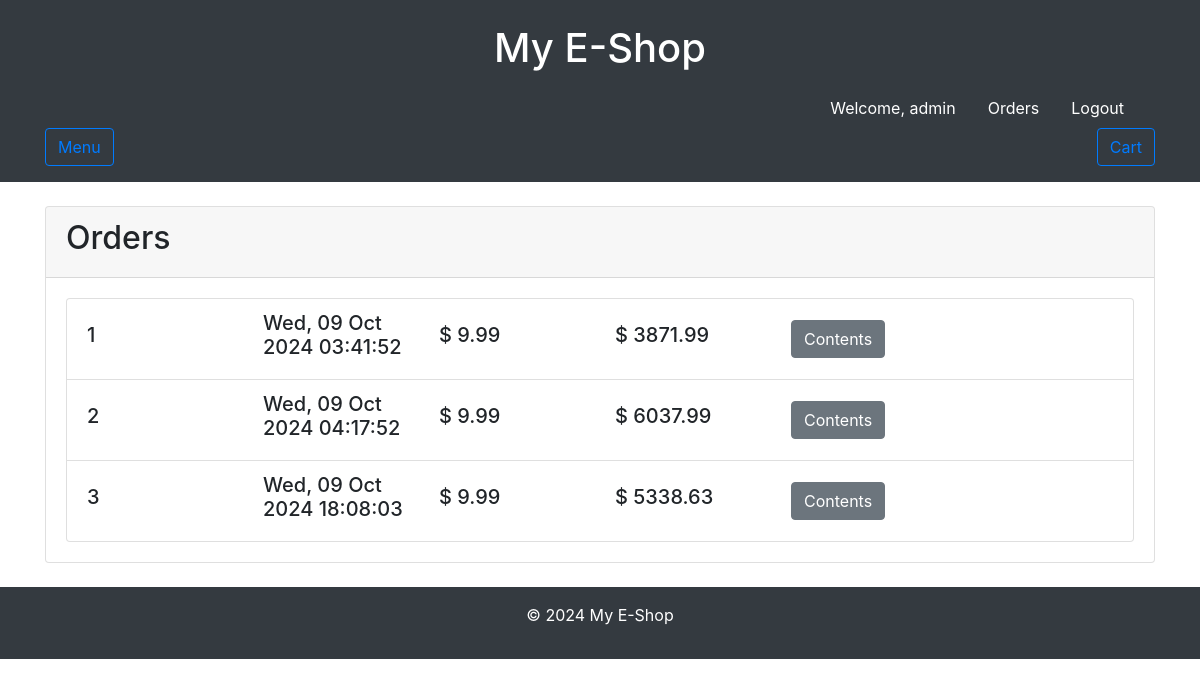
The page /orders (signed in) on the database as committed earlier.
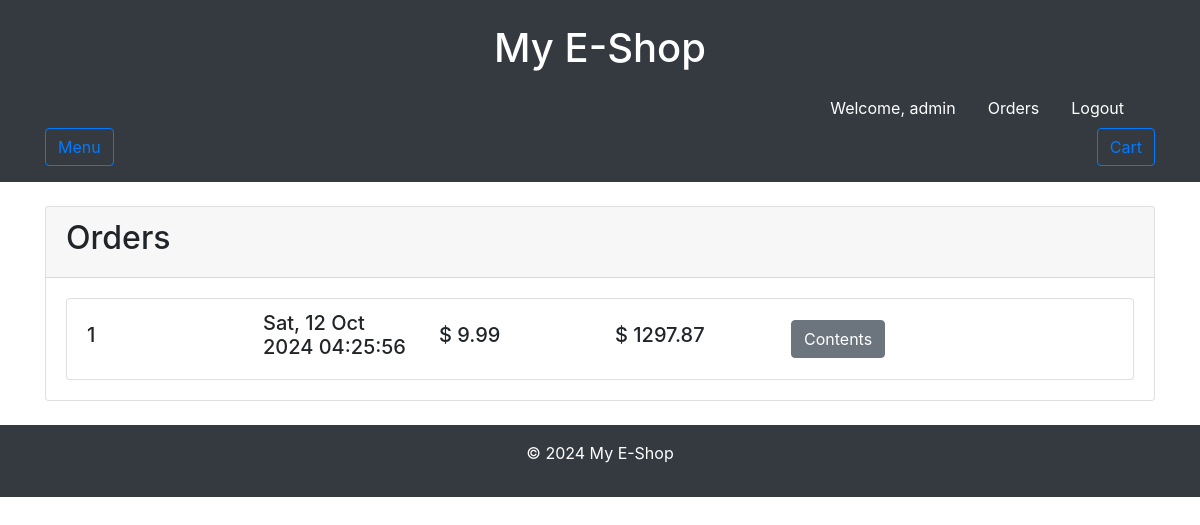
The same page on the database as committed later.
### tables this page shows
CREATE TABLE orders (
                    id INTEGER PRIMARY KEY AUTOINCREMENT,
                    user_id INTEGER NOT NULL,
                    the_date TEXT NOT NULL,
                    shipping_cost REAL NOT NULL,
                    total_cost REAL NOT NULL,
                    FOREIGN KEY (user_id) REFERENCES users(id) ON DELETE CASCADE
                    );

### app.py (the view)
@app.route('/orders')
def orders():
    query = """SELECT * FROM orders WHERE user_id = ? """
    orders = (SQL(query, (session['user_id'],)))
    query = """SELECT P.img_route, P.title, OP.quantity, P.price FROM orderss_products AS OP, products AS P
                WHERE OP.order_id = ? AND
                      OP.product_id = P.id AND
                      active = "True"
            """
    products = {}
    for order in orders:
        order_id = order['id']
        products[order_id] = SQL(query, (order_id,))
    return render_template('orders.html', orders=orders, products=products)

### app.py (called while the page is built)
@app.after_request
def after_request(response):
    response.headers["Cache-Control"] = "no-cache, no-store, must-revalidate"
    response.headers["Expires"] = 0
    response.headers["Pragma"] = "no-cache"
    return response

### helpers.py (called while the page is built)
def SQL(query, params=()):
    try:
        with sqlite3.connect(DATABASE) as connect:
            connect.row_factory = sqlite3.Row
            c = connect.cursor()
            c.execute(query, params)
            tasks = c.fetchall()
        return tasks
    except sqlite3.Error as e:
        print(f"SQLite error: {e}")
        return -1
    except Exception as e:
        print(f"Unexpected error: {e}")
        return -1

### template/orders.html (shortened to what this page needs)
{% extends 'layout.html' %}
{% block content %}
    <div class="card">
        <div class="card-header">
            <h2>Orders</h2>
        </div>
        <div class="card-body">
            <ul class="list-group">
                {% for order in orders %}
                    <li class="list-group-item">
                        <div class="row align-items-center">
                            <div class="col-md-2">
                                <h5>{{ order.id }}</h5>
                            </div>
                            <div class="col-md-2">
                                <h5>{{ order.the_date }}</h5>
                            </div>
                            <div class="col-md-2">
                                <h5>$ {{ order.shipping_cost }}</h5>
                            </div>
                            <div class="col-md-2">
                                <h5>$ {{ order.total_cost }}</h5>
                            </div>
                            <div class="col-md-2">
                                <button class="btn btn-secondary" type="button" data-toggle="collapse" data-target="#contents_collapse_{{ order.id }}" aria-expanded="false" aria-controls="contents_collapse_{{ order.id }}">Contents</button>
                            </div>
                        </div>
                    </li>
                {% endfor %}
            </ul>
        </div>
    </div>
{% endblock %}

### template/layout.html (shortened to what this page needs)
<!doctype html>
<html lang="en">
    <head>
        <link href="https://stackpath.bootstrapcdn.com/bootstrap/4.5.2/css/bootstrap.min.css" rel="stylesheet">
        <link rel="stylesheet" href="{{ url_for('static', filename='styles.css') }}">
    </head>
    <body>
        <header class="bg-dark text-white py-3">
            <div class="container">
                <div class="col text-center">
                    <a class="h1 nav-link text-white" href="{{ url_for('index') }}">My E-Shop</a>
                </div>
                <div class="col-auto ml-auto d-flex align-items-center">
                    <div class="ml-auto d-flex">
                        {% if session.get('username') %}
                            <span class="nav-link text-white">Welcome, {{ session['username'] }}</span>
                            <a class="nav-link text-white" href="{{ url_for('orders') }}">Orders</a>
                            <a class="nav-link text-white" href="{{ url_for('logout') }}">Logout</a>
                        {% else %}
                            <a class="nav-link text-white" href="{{ url_for('login') }}">Login</a>
                            <a class="nav-link text-white" href="{{ url_for('register') }}">Register</a>
                        {% endif %}
                    </div>
                </div>
                <div class="row align-items-center">
                    <div class="col-auto">
                        <button class="btn btn-outline-primary" type="button" id="menuButton" data-toggle="collapse" data-target="#menu_collapse" aria-expanded="false" aria-controls="menu_collapse">Menu</button>
                    </div>
                    <div class="col-auto ml-auto d-flex align-items-center">
                        <button id="actionButton" class="btn btn-outline-primary">Cart</button>
                    </div>
                </div>
            </div>
        </header>
        <main class="container my-4">
            {% block content %}{% endblock %}
        </main>
        <footer class="bg-dark text-white text-center py-3">
            <p>&copy; 2024 My E-Shop</p>
        </footer>
    </body>
</html>

Rows that differ between the two databases and show on the page:
removed orders: id "2", the_date "Wed, 09 Oct 2024 04:17:52", shipping_cost "9.99", total_cost "6037.99"
removed orders: id "3", the_date "Wed, 09 Oct 2024 18:08:03", shipping_cost "9.99", total_cost "5338.63"
changed orders id 1: the_date "Wed, 09 Oct 2024 03:41:52" → "Sat, 12 Oct 2024 04:25:56"; total_cost "3871.99" → "1297.87"
